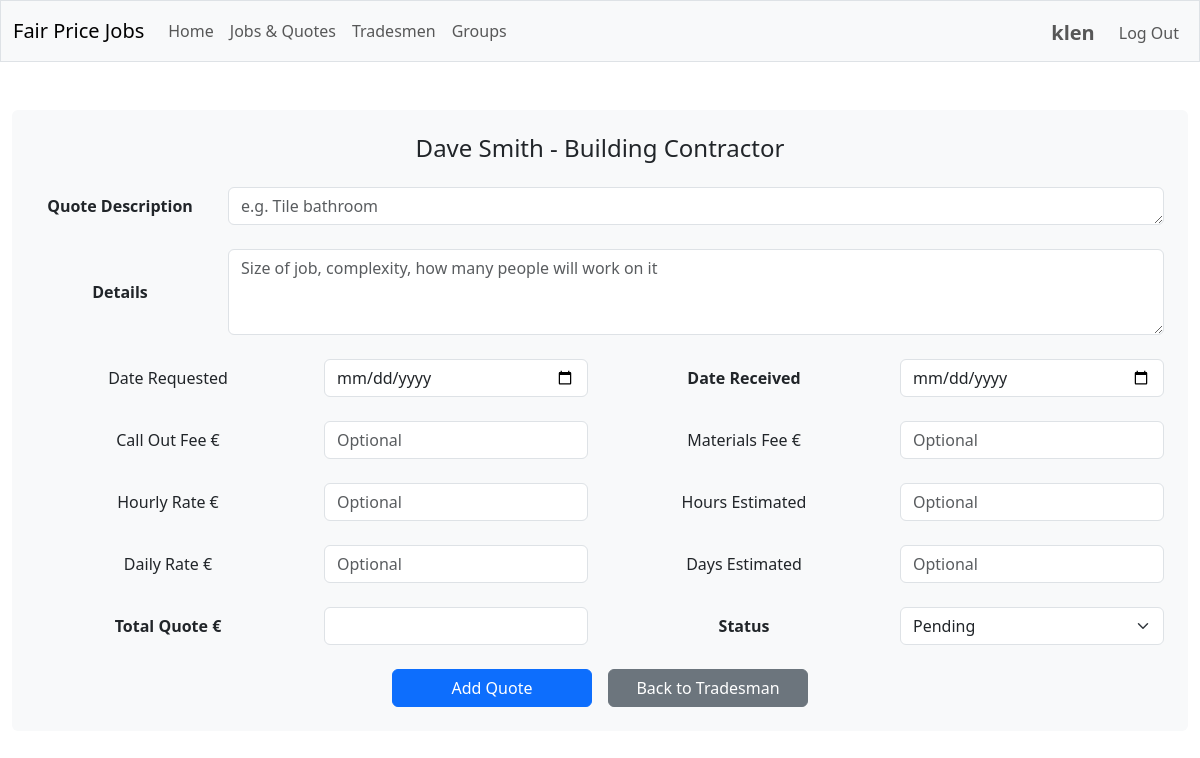
The app's page /add_quote/1 (signed in) with its own data.
### tables this page shows
CREATE TABLE users (
    id INTEGER PRIMARY KEY AUTOINCREMENT,
    username TEXT NOT NULL UNIQUE,
    firstname TEXT NOT NULL,
    lastname TEXT NOT NULL,
    email TEXT NOT NULL UNIQUE,
    postcode TEXT NOT NULL,
    hash TEXT NOT NULL
);

CREATE TABLE tradesmen (
    id INTEGER PRIMARY KEY AUTOINCREMENT,
    trade TEXT NOT NULL,
    first_name TEXT,
    family_name TEXT NOT NULL,
    company_name TEXT,
    address TEXT NOT NULL,
    postcode TEXT NOT NULL,
    phone_number TEXT NOT NULL,
    email TEXT
);

### app/routes/jobs.py (the view, shortened to what this page needs)
@jobs_bp.route("/add_quote/<int:tradesman_id>", methods=["GET", "POST"])
@login_required
def add_quote(tradesman_id: int) -> Union[str, Response]:
    tradesman = tradesman_service.get_tradesman_by_id(tradesman_id)
    if not tradesman:
        flash("Tradesman not found.", "error")
        return redirect(url_for("search.search_tradesmen"))
    return render_template("add_quote.html", tradesman_id=tradesman_id, tradesman=tradesman)

### app/helpers.py (called while the page is built)
def login_required(f: Callable) -> Callable:
    @wraps(f)
    def decorated_function(*args: Any, **kwargs: Any) -> Union[Response, Any]:
        if session.get("user_id") is None:
            return redirect("/login")
        return f(*args, **kwargs)
    return decorated_function

### app/services/database.py (called while the page is built)
def get_db_service() -> DatabaseService:
    return db_service

    def get_connection(self):
        if self.database_path is None:
            raise ValueError("Database path is not configured")
        try:
            if not hasattr(g, '_database'):
                g._database = sqlite3.connect(self.database_path, isolation_level=None)
                g._database.row_factory = sqlite3.Row
                g._database.execute("PRAGMA foreign_keys = ON")
            return g._database
        except RuntimeError:
            if not hasattr(self, '_test_connection'):
                self._test_connection = sqlite3.connect(self.database_path, isolation_level=None)
                self._test_connection.row_factory = sqlite3.Row
                self._test_connection.execute("PRAGMA foreign_keys = ON")
            return self._test_connection

    def close_connection(self):
        try:
            if hasattr(g, '_database'):
                g._database.close()
                delattr(g, '_database')
        except RuntimeError:
            if hasattr(self, '_test_connection'):
                self._test_connection.close()
                delattr(self, '_test_connection')

    @contextmanager
    def get_cursor(self):
        conn = self.get_connection()
        cursor = conn.cursor()
        try:
            yield cursor
        except Exception as e:
            logger.error(f"Database error: {e}")
            conn.rollback()
            raise
        finally:
            cursor.close()

    def execute_single_query(self, query: str, params: Tuple = ()) -> Optional[Dict[str, Any]]:
        with self.get_cursor() as cursor:
            cursor.execute(query, params)
            row = cursor.fetchone()
            if row:
                columns = [column[0] for column in cursor.description]
                return dict(zip(columns, row))
            return None

### main.py (called while the page is built)
def register_database_teardown(app: Flask):
    from app.services.database import get_db_service
    @app.teardown_appcontext
    def close_connection(exception):
        get_db_service().close_connection()

### templates/add_quote.html (shortened to what this page needs)
{% extends "layout.html" %}
{% block main %}
<div class="container-fluid p-4 bg-light rounded">
    <div class="row mb-4">
        <div class="col">
            <h4 class="mb-0">
                {% if tradesman.first_name %}
                    {{ tradesman.first_name }} {{ tradesman.family_name }}
                {% else %}
                    {{ tradesman.family_name }}
                {% endif %} - {{ tradesman.trade }}
            </h4>
        </div>
    </div>
    <form action="{{ url_for('jobs.add_quote', tradesman_id=tradesman_id) }}" method="post">
        <div class="row align-items-center mb-4">
            <label for="title" class="col-sm-2 col-form-label fw-bold">Quote Description</label>
            <div class="col-sm-10">
                <div class="input-container">
                    <textarea class="form-control" id="title" name="title" rows="1"
                    placeholder="e.g. Tile bathroom" required></textarea>
                </div>
            </div>
        </div>
        <div class="row align-items-center mb-4">
            <label for="description" class="col-sm-2 col-form-label fw-bold">Details</label>
            <div class="col-sm-10">
                <div class="input-container">
                    <textarea class="form-control" id="description" name="description" rows="3"
                    placeholder="Size of job, complexity, how many people will work on it" required></textarea>
                </div>
            </div>
        </div>
        <div class="row align-items-center mb-4">
                                <div class="col-sm-6">
                        <div class="row align-items-center">
                            <label for="date_requested" class="col-sm-6 col-form-label">Date Requested</label>
                            <div class="col-sm-6">
                                <div class="input-container-sm">
                                    <input type="date" class="form-control" id="date_requested" name="date_requested">
                                </div>
                            </div>
                        </div>
                    </div>
            <div class="col-sm-6">
                <div class="row align-items-center">
                    <label for="date_received" class="col-sm-6 col-form-label fw-bold">Date Received</label>
                    <div class="col-sm-6">
                        <div class="input-container-sm">
                            <input type="date" class="form-control" id="date_received" name="date_received" required>
                        </div>
                    </div>
                </div>
            </div>
        </div>
        <div class="row align-items-center mb-4">
            <div class="col-sm-6">
                <div class="row align-items-center">
                    <label for="call_out_fee" class="col-sm-6 col-form-label">Call Out Fee €</label>
                    <div class="col-sm-6">
                        <div class="input-container-sm">
                            <input type="number" step="0.01" class="form-control" id="call_out_fee" name="call_out_fee" placeholder="Optional">
                        </div>
                    </div>
                </div>
            </div>
            <div class="col-sm-6">
                <div class="row align-items-center">
                    <label for="materials_fee" class="col-sm-6 col-form-label">Materials Fee €</label>
                    <div class="col-sm-6">
                        <div class="input-container-sm">
                            <input type="number" step="0.01" class="form-control" id="materials_fee" name="materials_fee" placeholder="Optional">
                        </div>
                    </div>
                </div>
            </div>
        </div>
        <div class="row align-items-center mb-4">
            <div class="col-sm-6">
                <div class="row align-items-center">
                    <label for="hourly_rate" class="col-sm-6 col-form-label">Hourly Rate €</label>
                    <div class="col-sm-6">
                        <div class="input-container-sm">
                            <input type="number" step="0.01" class="form-control" id="hourly_rate" name="hourly_rate" placeholder="Optional">
                        </div>
                    </div>
                </div>
            </div>
            <div class="col-sm-6">
                <div class="row align-items-center">
                    <label for="hours_estimated" class="col-sm-6 col-form-label">Hours Estimated</label>
                    <div class="col-sm-6">
                        <div class="input-container-sm">
                            <input type="number" step="0.5" class="form-control" id="hours_estimated" name="hours_estimated" placeholder="Optional">
                        </div>
                    </div>
                </div>
            </div>
        </div>
        <div class="row align-items-center mb-4">
            <div class="col-sm-6">
                <div class="row align-items-center">
                    <label for="daily_rate" class="col-sm-6 col-form-label">Daily Rate €</label>
                    <div class="col-sm-6">
                        <div class="input-container-sm">
                            <input type="number" step="0.01" class="form-control" id="daily_rate" name="daily_rate" placeholder="Optional">
                        </div>
                    </div>
                </div>
            </div>
            <div class="col-sm-6">
                <div class="row align-items-center">
                    <label for="days_estimated" class="col-sm-6 col-form-label">Days Estimated</label>
                    <div class="col-sm-6">
                        <div class="input-container-sm">
                            <input type="number" step="0.5" class="form-control" id="days_estimated" name="days_estimated" placeholder="Optional">
                        </div>
                    </div>
                </div>
            </div>
        </div>
        <div class="row align-items-center mb-4">
            <div class="col-sm-6">
                <div class="row align-items-center">
                    <label for="total_quote" class="col-sm-6 col-form-label fw-bold">Total Quote €</label>
                    <div class="col-sm-6">
                        <div class="input-container-sm">
                            <input type="number" step="0.01" class="form-control" id="total_quote" name="total_quote" required>
                        </div>
                    </div>
                </div>
            </div>
            <div class="col-sm-6">
                <div class="row align-items-center">
                    <label for="status" class="col-sm-6 col-form-label fw-bold">Status</label>
                    <div class="col-sm-6">
                        <div class="input-container-sm">
                            <select class="form-select" id="status" name="status" required>
                                <option value="pending" selected>Pending</option>
                            </select>
                        </div>
                    </div>
                </div>
            </div>
        </div>
        <div class="row">
            <div class="col-12">
                <div class="d-flex justify-content-center gap-3">
                    <button type="submit" class="btn btn-primary" style="width: 200px;">Add Quote</button>
                    <a href="{{ url_for('tradesmen.view_tradesman', tradesman_id=tradesman_id) }}" class="btn btn-secondary" style="width: 200px;">Back to Tradesman</a>
                </div>
            </div>
        </div>
    </form>
</div>
{% endblock %}

### templates/layout.html (shortened to what this page needs)
<!DOCTYPE html>
<html lang="en">
    <head>
        <link href="https://cdn.jsdelivr.net/npm/bootstrap@5.3.0/dist/css/bootstrap.min.css" rel="stylesheet">
        <link rel="stylesheet" href="{{ url_for('static', filename='css/custom.css') }}">
    </head>
    <body>
        <nav class="navbar navbar-expand-md navbar-light bg-light border">
            <div class="container-fluid">
                <a class="navbar-brand mb-0 align-items-center" href="/">Fair Price Jobs</a>
                <div class="collapse navbar-collapse" id="navbarNav">
                    {% if session.user_id %}
                        <ul class="navbar-nav me-auto mb-2 mb-lg-0">
                            <li class="nav-item">
                                <a class="nav-link" href="{{ url_for('main.index') }}">Home</a>
                            </li>
                            <li class="nav-item">
                                <a class="nav-link" href="{{ url_for('search.search_jobs_quotes') }}">Jobs & Quotes</a>
                            </li>
                            <li class="nav-item">
                                <a class="nav-link" href="{{ url_for('search.search_tradesmen') }}">Tradesmen</a>
                            </li>
                            <li class="nav-item">
                                <a class="nav-link" href="{{ url_for('groups.search_groups') }}">Groups</a>
                            </li>
                        </ul>
                        <ul class="navbar-nav ms-auto mt-1 align-items-center">
                            <li class="nav-item me-3">
                                <a class="nav-link fs-5 fw-bold p-0" href="{{ url_for('profile.user_profile', user_id=session.user_id) }}">{{ session.username }}</a>
                            </li>
                            <li class="nav-item">
                                <a class="nav-link" href="/logout">Log Out</a>
                            </li>
                        </ul>
                    {% endif %}
                </div>
            </div>
        </nav>
        <main class="container-fluid py-5 text-center">
            {% block main %}{% endblock %}
        </main>
    </body>
</html>

### templates/layout.html (style rules this page uses)
input[type=number] { appearance: textfield; }

### records on screen
users: username "klen"
tradesmen: first_name "Dave", family_name "Smith", trade "Building Contractor"
